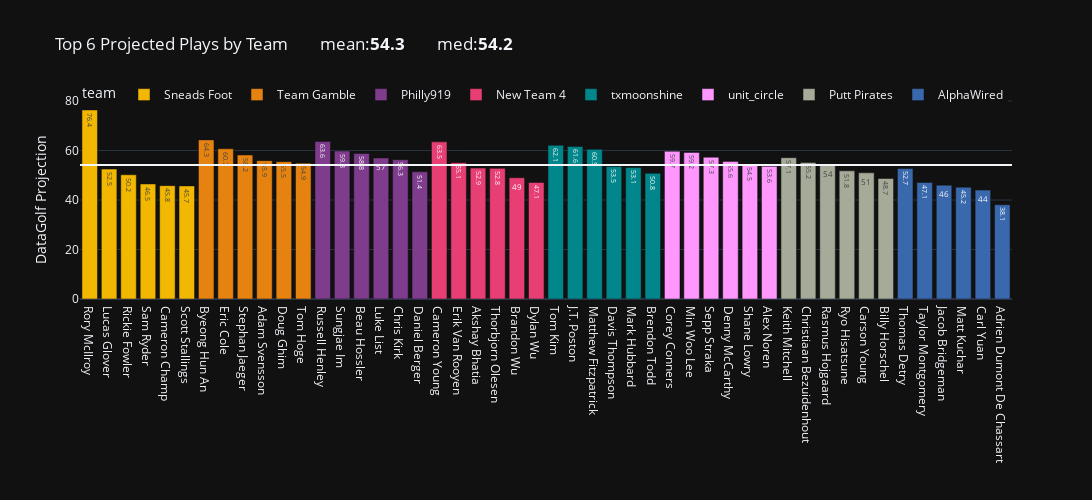

Source (notebook cell):
### Code cell
# COMPARE TOP 6 PROJECTED PLAYS FOR EACH TEAM

mean_starter = top_6_proj.proj_pts.mean().round(1)
median_starter = round(top_6_proj.proj_pts.median(),1)

px.bar(top_6_proj.set_index('player').sort_values(by = ['proj_pts','team'],ascending=False),
#           x = 'player',
          y = 'proj_pts',
          color='team',
          hover_name=top_6_proj.player,
          template='plotly_dark',
          labels = {'_index':" ",'player': '','proj_pts':'DataGolf Projection'},
          width=1200,
          height=500,
          title = f"Top 6 Projected Plays by Team        mean:<b>{mean_starter}</b>        med:<b>{median_starter}",
          text_auto=True,
          color_discrete_map=team_color
          ).add_hline(y=median_starter).update_layout(legend=dict(y=1.1, orientation='h'))#.update_layout(showlegend=False)

### Figure 1 — Plotly figure (JSON) as saved in the notebook; plotly's stock layout.template omitted (floating-point values rounded to 4 significant figures)
{"data": [{"alignmentgroup": "True", "hovertemplate": "<b>%{hovertext}</b><br><br>team=Sneads Foot<br>=%{x}<br>DataGolf Projection=%{y}<extra></extra>", "hovertext": ["Rory McIlroy", "Lucas Glover", "Rickie Fowler", "Sam Ryder", "Cameron Champ", "Scott Stallings"], "legendgroup": "Sneads Foot", "marker": {"color": "rgb(242,183,1)", "pattern": {"shape": ""}}, "name": "Sneads Foot", "offsetgroup": "Sneads Foot", "orientation": "v", "showlegend": true, "textposition": "auto", "texttemplate": "%{y}", "type": "bar", "x": ["Rory McIlroy", "Lucas Glover", "Rickie Fowler", "Sam Ryder", "Cameron Champ", "Scott Stallings"], "xaxis": "x", "y": [76.4, 52.5, 50.2, 46.5, 45.8, 45.7], "yaxis": "y"}, {"alignmentgroup": "True", "hovertemplate": "<b>%{hovertext}</b><br><br>team=Team Gamble<br>=%{x}<br>DataGolf Projection=%{y}<extra></extra>", "hovertext": ["Byeong Hun An", "Eric Cole", "Stephan Jaeger", "Adam Svensson", "Doug Ghim", "Tom Hoge"], "legendgroup": "Team Gamble", "marker": {"color": "rgb(230,131,16)", "pattern": {"shape": ""}}, "name": "Team Gamble", "offsetgroup": "Team Gamble", "orientation": "v", "showlegend": true, "textposition": "auto", "texttemplate": "%{y}", "type": "bar", "x": ["Byeong Hun An", "Eric Cole", "Stephan Jaeger", "Adam Svensson", "Doug Ghim", "Tom Hoge"], "xaxis": "x", "y": [64.3, 60.7, 58.2, 55.9, 55.5, 54.9], "yaxis": "y"}, {"alignmentgroup": "True", "hovertemplate": "<b>%{hovertext}</b><br><br>team=Philly919<br>=%{x}<br>DataGolf Projection=%{y}<extra></extra>", "hovertext": ["Russell Henley", "Sungjae Im", "Beau Hossler", "Luke List", "Chris Kirk", "Daniel Berger"], "legendgroup": "Philly919", "marker": {"color": "rgb(127,60,141)", "pattern": {"shape": ""}}, "name": "Philly919", "offsetgroup": "Philly919", "orientation": "v", "showlegend": true, "textposition": "auto", "texttemplate": "%{y}", "type": "bar", "x": ["Russell Henley", "Sungjae Im", "Beau Hossler", "Luke List", "Chris Kirk", "Daniel Berger"], "xaxis": "x", "y": [63.6, 59.8, 58.8, 57, 56.3, 51.4], "yaxis": "y"}, {"alignmentgroup": "True", "hovertemplate": "<b>%{hovertext}</b><br><br>team=New Team 4<br>=%{x}<br>DataGolf Projection=%{y}<extra></extra>", "hovertext": ["Cameron Young", "Erik Van Rooyen", "Akshay Bhatia", "Thorbjorn Olesen", "Brandon Wu", "Dylan Wu"], "legendgroup": "New Team 4", "marker": {"color": "rgb(231,63,116)", "pattern": {"shape": ""}}, "name": "New Team 4", "offsetgroup": "New Team 4", "orientation": "v", "showlegend": true, "textposition": "auto", "texttemplate": "%{y}", "type": "bar", "x": ["Cameron Young", "Erik Van Rooyen", "Akshay Bhatia", "Thorbjorn Olesen", "Brandon Wu", "Dylan Wu"], "xaxis": "x", "y": [63.5, 55.1, 52.9, 52.8, 49, 47.1], "yaxis": "y"}, {"alignmentgroup": "True", "hovertemplate": "<b>%{hovertext}</b><br><br>team=txmoonshine<br>=%{x}<br>DataGolf Projection=%{y}<extra></extra>", "hovertext": ["Tom Kim", "J.T. Poston", "Matthew Fitzpatrick", "Davis Thompson", "Mark Hubbard", "Brendon Todd"], "legendgroup": "txmoonshine", "marker": {"color": "rgb(0,134,139)", "pattern": {"shape": ""}}, "name": "txmoonshine", "offsetgroup": "txmoonshine", "orientation": "v", "showlegend": true, "textposition": "auto", "texttemplate": "%{y}", "type": "bar", "x": ["Tom Kim", "J.T. Poston", "Matthew Fitzpatrick", "Davis Thompson", "Mark Hubbard", "Brendon Todd"], "xaxis": "x", "y": [62.1, 61.6, 60.5, 53.5, 53.1, 50.8], "yaxis": "y"}, {"alignmentgroup": "True", "hovertemplate": "<b>%{hovertext}</b><br><br>team=unit_circle<br>=%{x}<br>DataGolf Projection=%{y}<extra></extra>", "hovertext": ["Corey Conners", "Min Woo Lee", "Sepp Straka", "Denny McCarthy", "Shane Lowry", "Alex Noren"], "legendgroup": "unit_circle", "marker": {"color": "#FF97FF", "pattern": {"shape": ""}}, "name": "unit_circle", "offsetgroup": "unit_circle", "orientation": "v", "showlegend": true, "textposition": "auto", "texttemplate": "%{y}", "type": "bar", "x": ["Corey Conners", "Min Woo Lee", "Sepp Straka", "Denny McCarthy", "Shane Lowry", "Alex Noren"], "xaxis": "x", "y": [59.7, 59.2, 57.3, 55.6, 54.5, 53.6], "yaxis": "y"}, {"alignmentgroup": "True", "hovertemplate": "<b>%{hovertext}</b><br><br>team=Putt Pirates<br>=%{x}<br>DataGolf Projection=%{y}<extra></extra>", "hovertext": ["Keith Mitchell", "Christiaan Bezuidenhout", "Rasmus Hojgaard", "Ryo Hisatsune", "Carson Young", "Billy Horschel"], "legendgroup": "Putt Pirates", "marker": {"color": "rgb(165,170,153)", "pattern": {"shape": ""}}, "name": "Putt Pirates", "offsetgroup": "Putt Pirates", "orientation": "v", "showlegend": true, "textposition": "auto", "texttemplate": "%{y}", "type": "bar", "x": ["Keith Mitchell", "Christiaan Bezuidenhout", "Rasmus Hojgaard", "Ryo Hisatsune", "Carson Young", "Billy Horschel"], "xaxis": "x", "y": [57.1, 55.2, 54, 51.8, 51, 48.7], "yaxis": "y"}, {"alignmentgroup": "True", "hovertemplate": "<b>%{hovertext}</b><br><br>team=AlphaWired<br>=%{x}<br>DataGolf Projection=%{y}<extra></extra>", "hovertext": ["Thomas Detry", "Taylor Montgomery", "Jacob Bridgeman", "Matt Kuchar", "Carl Yuan", "Adrien Dumont De Chassart"], "legendgroup": "AlphaWired", "marker": {"color": "rgb(57,105,172)", "pattern": {"shape": ""}}, "name": "AlphaWired", "offsetgroup": "AlphaWired", "orientation": "v", "showlegend": true, "textposition": "auto", "texttemplate": "%{y}", "type": "bar", "x": ["Thomas Detry", "Taylor Montgomery", "Jacob Bridgeman", "Matt Kuchar", "Carl Yuan", "Adrien Dumont De Chassart"], "xaxis": "x", "y": [52.7, 47.1, 46, 45.2, 44, 38.1], "yaxis": "y"}], "layout": {"barmode": "relative", "height": 500, "legend": {"orientation": "h", "title": {"text": "team"}, "tracegroupgap": 0, "y": 1.1}, "shapes": [{"type": "line", "x0": 0, "x1": 1, "xref": "x domain", "y0": 54.2, "y1": 54.2, "yref": "y"}], "title": {"text": "Top 6 Projected Plays by Team        mean:<b>54.3</b>        med:<b>54.2"}, "width": 1200, "xaxis": {"anchor": "y", "domain": [0, 1], "title": {"text": ""}}, "yaxis": {"anchor": "x", "domain": [0, 1], "title": {"text": "DataGolf Projection"}}}}
